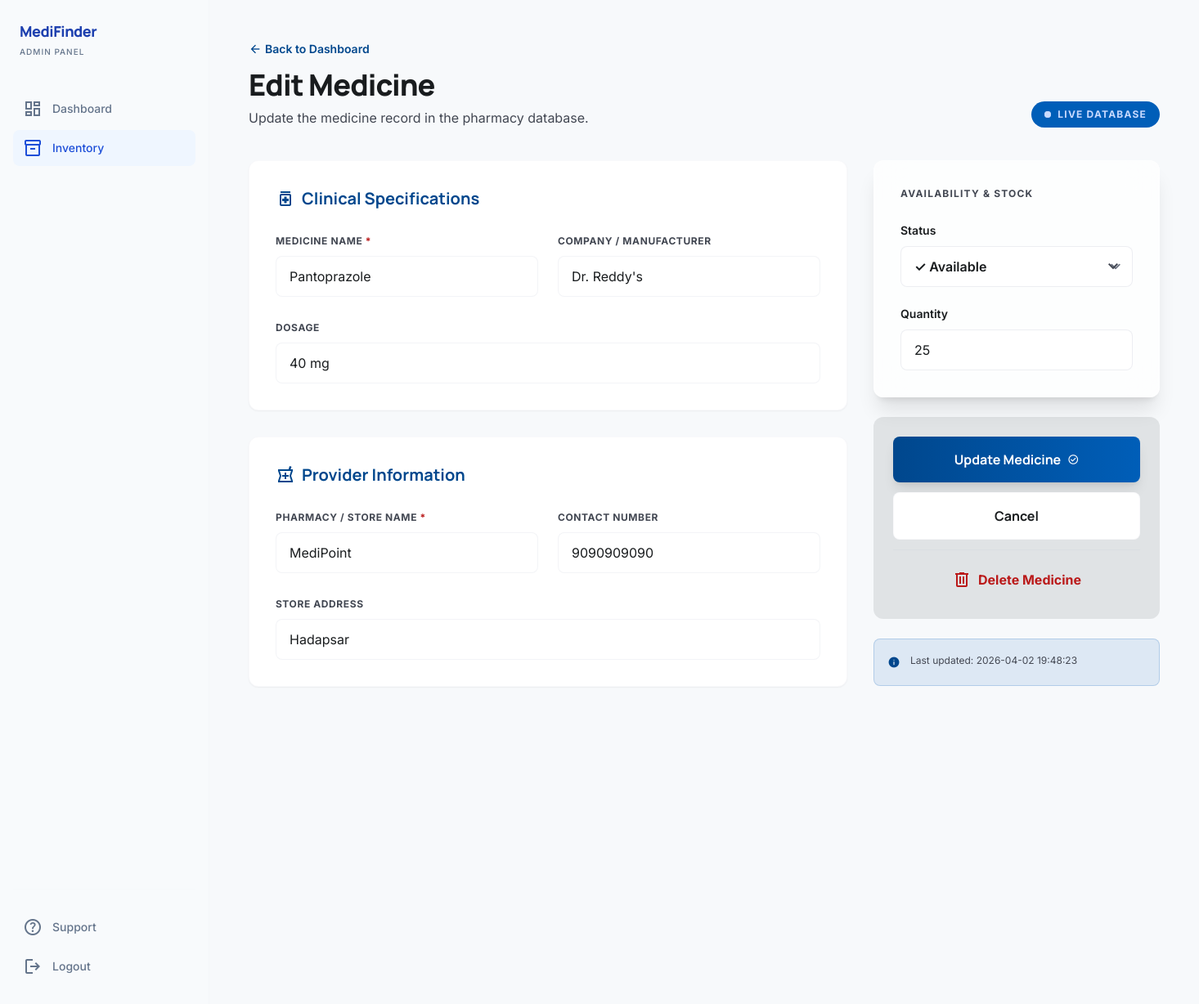
The app's page /admin/edit/4 (signed in) with its own data.
### tables this page shows
CREATE TABLE medicines (
        id INTEGER PRIMARY KEY AUTOINCREMENT,
        medicine_name TEXT NOT NULL,
        company_name TEXT,
        dosage TEXT,
        store_name TEXT NOT NULL,
        contact TEXT,
        address TEXT,
        stock_status TEXT NOT NULL,
        quantity INTEGER DEFAULT 0,
        updated_at TEXT NOT NULL
    );

### app.py (the view, shortened to what this page needs)
@app.route("/admin/edit/<int:medicine_id>", methods=["GET", "POST"])
@admin_required
def edit_medicine(medicine_id):
    conn = get_db_connection()
    medicine = conn.execute("SELECT * FROM medicines WHERE id = ?", (medicine_id,)).fetchone()
    if not medicine:
        conn.close()
        flash("Medicine not found.", "danger")
        return redirect(url_for("admin_dashboard"))
    conn.close()
    return render_template("edit_medicine.html", medicine=medicine)

### app.py (called while the page is built)
def get_db_connection():
    conn = sqlite3.connect(DB_PATH)
    conn.row_factory = sqlite3.Row
    return conn

@app.before_request
def ensure_db():
    if not os.path.exists(DB_PATH):
        init_db()

def admin_required(view_func):
    from functools import wraps
    @wraps(view_func)
    def wrapper(*args, **kwargs):
        if session.get("role") != "admin":
            flash("Please login as admin first.", "warning")
            return redirect(url_for("admin_login"))
        return view_func(*args, **kwargs)
    return wrapper

### templates/edit_medicine.html (shortened to what this page needs)
<!DOCTYPE html>
<html class="light" lang="en"><head>
<script src="https://cdn.tailwindcss.com?plugins=forms,container-queries"></script>
<script id="tailwind-config">
  tailwind.config = {
    darkMode: "class",
    theme: {
      extend: {
        colors: {
          "on-tertiary-container": "#ffcfb9", "primary": "#00478d",
          "surface-container-high": "#e6e8ea", "surface-container-highest": "#e0e3e5",
          "inverse-on-surface": "#eff1f3", "on-secondary": "#ffffff",
          "surface-bright": "#f7f9fb", "surface-container-low": "#f2f4f6",
          "secondary-fixed": "#d0e4ff", "on-background": "#191c1e",
          "outline": "#727783", "surface-container-lowest": "#ffffff",
          "surface-dim": "#d8dadc", "surface-variant": "#e0e3e5",
          "tertiary-fixed-dim": "#ffb691", "tertiary-container": "#9f4300",
          "on-primary-fixed": "#001b3d", "primary-fixed": "#d6e3ff",
          "secondary-fixed-dim": "#a5caf4", "on-secondary-container": "#355b7f",
          "background": "#f7f9fb", "on-tertiary": "#ffffff", "on-error": "#ffffff",
          "on-primary": "#ffffff", "primary-container": "#005eb8",
          "secondary": "#3c6186", "on-surface-variant": "#424752",
          "inverse-surface": "#2d3133", "surface-tint": "#005db6",
          "inverse-primary": "#a9c7ff", "on-primary-fixed-variant": "#00468c",
          "on-surface": "#191c1e", "secondary-container": "#add2fd",
          "outline-variant": "#c2c6d4", "on-error-container": "#93000a",
          "surface": "#f7f9fb", "primary-fixed-dim": "#a9c7ff",
          "surface-container": "#eceef0", "tertiary": "#793100",
          "error-container": "#ffdad6", "on-primary-container": "#c8daff",
          "error": "#ba1a1a", "on-secondary-fixed": "#001d34"
        },
        fontFamily: {"headline": ["Manrope"], "body": ["Inter"], "label": ["Inter"]},
        borderRadius: {"DEFAULT": "0.25rem", "lg": "0.5rem", "xl": "0.75rem", "full": "9999px"},
      },
    },
  }
</script>
</head>
<body class="bg-surface font-body text-on-surface antialiased">
<div class="flex min-h-screen">
<aside class="bg-slate-50 h-screen w-64 border-r border-slate-200/20 fixed left-0 top-0 z-40">
  <div class="flex flex-col h-full py-6 px-4">
    <div class="mb-10 px-2">
      <a href="{{ url_for('admin_dashboard') }}" class="text-lg font-black text-blue-800 font-headline tracking-tight">MediFinder</a>
      <p class="text-[10px] text-slate-500 font-medium tracking-widest uppercase mt-1">Admin Panel</p>
    </div>
    <nav class="space-y-1 flex-1">
      <a class="text-slate-500 hover:text-blue-600 hover:bg-blue-50/50 flex items-center gap-3 px-3 py-2.5 transition-all rounded-lg" href="{{ url_for('admin_dashboard') }}">
        <span class="material-symbols-outlined">dashboard</span>
        <span class="text-sm font-medium">Dashboard</span>
      </a>
      <a class="bg-blue-50 text-blue-700 rounded-lg flex items-center gap-3 px-3 py-2.5" href="{{ url_for('add_medicine') }}">
        <span class="material-symbols-outlined">inventory_2</span>
        <span class="text-sm font-medium">Inventory</span>
      </a>
    </nav>
    <div class="mt-auto pt-6 border-t border-slate-200/10">
      <a class="text-slate-500 hover:text-blue-600 flex items-center gap-3 px-3 py-2.5 rounded-lg" href="{{ url_for('help_page') }}">
        <span class="material-symbols-outlined">help</span>
        <span class="text-sm font-medium">Support</span>
      </a>
      <a class="text-slate-500 hover:text-red-600 flex items-center gap-3 px-3 py-2.5 rounded-lg mt-1" href="{{ url_for('admin_logout') }}">
        <span class="material-symbols-outlined">logout</span>
        <span class="text-sm font-medium">Logout</span>
      </a>
    </div>
  </div>
</aside>
<main class="ml-64 flex-1 p-8 lg:p-12 max-w-7xl mx-auto w-full">
  <header class="mb-10 flex justify-between items-end">
    <div>
      <a href="{{ url_for('admin_dashboard') }}" class="text-sm text-primary font-semibold hover:underline flex items-center gap-1 mb-3">
        <span class="material-symbols-outlined text-base">arrow_back</span> Back to Dashboard
      </a>
      <h1 class="text-4xl font-extrabold font-headline tracking-tight text-on-surface mb-2">Edit Medicine</h1>
      <p class="text-on-surface-variant">Update the medicine record in the pharmacy database.</p>
    </div>
    <span class="inline-flex items-center gap-2 px-4 py-2 rounded-full bg-primary-container text-on-primary-container text-xs font-bold tracking-widest uppercase">
      <span class="relative flex h-2 w-2">
        <span class="relative inline-flex rounded-full h-2 w-2 bg-on-primary-container"></span>
      </span>
      Live Database
    </span>
  </header>
  <form method="POST" action="{{ url_for('edit_medicine', medicine_id=medicine['id']) }}">
    <div class="grid grid-cols-1 md:grid-cols-12 gap-8 items-start">
      <div class="md:col-span-8 space-y-8">
        <section class="bg-surface-container-lowest rounded-xl p-8 border border-outline-variant/10 shadow-sm hover:shadow-md transition-all">
          <h2 class="font-headline font-bold text-xl text-primary mb-6 flex items-center gap-2">
            <span class="material-symbols-outlined">medication</span> Clinical Specifications
          </h2>
          <div class="grid grid-cols-1 md:grid-cols-2 gap-6">
            <div class="space-y-2">
              <label class="text-xs font-bold text-on-surface-variant uppercase tracking-wider">Medicine Name <span class="text-error">*</span></label>
              <input class="w-full bg-surface-container-lowest border border-outline-variant/20 rounded-lg px-4 py-3 text-on-surface focus:ring-primary focus:border-primary transition-all"
                name="medicine_name" type="text" value="{{ medicine['medicine_name'] }}" required/>
            </div>
            <div class="space-y-2">
              <label class="text-xs font-bold text-on-surface-variant uppercase tracking-wider">Company / Manufacturer</label>
              <input class="w-full bg-surface-container-lowest border border-outline-variant/20 rounded-lg px-4 py-3 text-on-surface focus:ring-primary focus:border-primary transition-all"
                name="company_name" type="text" value="{{ medicine['company_name'] or '' }}"/>
            </div>
            <div class="space-y-2 md:col-span-2">
              <label class="text-xs font-bold text-on-surface-variant uppercase tracking-wider">Dosage</label>
              <input class="w-full bg-surface-container-lowest border border-outline-variant/20 rounded-lg px-4 py-3 text-on-surface focus:ring-primary focus:border-primary transition-all"
                name="dosage" type="text" value="{{ medicine['dosage'] or '' }}" placeholder="e.g. 500mg Tablet"/>
            </div>
          </div>
        </section>
        <section class="bg-surface-container-lowest rounded-xl p-8 border border-outline-variant/10 shadow-sm hover:shadow-md transition-all">
          <h2 class="font-headline font-bold text-xl text-primary mb-6 flex items-center gap-2">
            <span class="material-symbols-outlined">local_pharmacy</span> Provider Information
          </h2>
          <div class="grid grid-cols-1 md:grid-cols-2 gap-6">
            <div class="space-y-2">
              <label class="text-xs font-bold text-on-surface-variant uppercase tracking-wider">Pharmacy / Store Name <span class="text-error">*</span></label>
              <input class="w-full bg-surface-container-lowest border border-outline-variant/20 rounded-lg px-4 py-3 text-on-surface focus:ring-primary focus:border-primary transition-all"
                name="store_name" type="text" value="{{ medicine['store_name'] }}" required/>
            </div>
            <div class="space-y-2">
              <label class="text-xs font-bold text-on-surface-variant uppercase tracking-wider">Contact Number</label>
              <input class="w-full bg-surface-container-lowest border border-outline-variant/20 rounded-lg px-4 py-3 text-on-surface focus:ring-primary focus:border-primary transition-all"
                name="contact" type="tel" value="{{ medicine['contact'] or '' }}" placeholder="e.g. 9876543210"/>
            </div>
            <div class="space-y-2 md:col-span-2">
              <label class="text-xs font-bold text-on-surface-variant uppercase tracking-wider">Store Address</label>
              <input class="w-full bg-surface-container-lowest border border-outline-variant/20 rounded-lg px-4 py-3 text-on-surface focus:ring-primary focus:border-primary transition-all"
                name="address" type="text" value="{{ medicine['address'] or '' }}" placeholder="e.g. 12 Main St, Pune"/>
            </div>
          </div>
        </section>
      </div>
      <div class="md:col-span-4 sticky top-12 space-y-6">
        <div class="glass-panel border border-white/40 rounded-xl p-8 shadow-xl">
          <h3 class="text-xs font-bold text-on-surface-variant uppercase tracking-widest mb-6">Availability & Stock</h3>
          <div class="space-y-5">
            <div class="space-y-2">
              <label class="text-sm font-semibold text-on-surface">Status</label>
              <div class="relative">
                <select class="w-full appearance-none bg-white border border-outline-variant/30 rounded-lg px-4 py-3 pr-10 text-on-surface font-semibold focus:ring-primary focus:border-primary transition-all" name="stock_status">
                  <option value="Available" {% if medicine['stock_status'] == 'Available' %}selected{% endif %}>✓ Available</option>
                </select>
              </div>
            </div>
            <div class="space-y-2">
              <label class="text-sm font-semibold text-on-surface">Quantity</label>
              <input class="w-full bg-white border border-outline-variant/30 rounded-lg px-4 py-3 text-on-surface focus:ring-primary focus:border-primary transition-all"
                name="quantity" type="number" min="0" value="{{ medicine['quantity'] }}"/>
            </div>
          </div>
        </div>
        <div class="bg-surface-container-highest rounded-xl p-6 space-y-3">
          <button type="submit" class="w-full py-4 px-6 bg-gradient-to-r from-primary to-primary-container text-on-primary font-headline font-bold rounded-lg shadow-lg hover:opacity-90 active:scale-[0.98] transition-all flex items-center justify-center gap-2">
            Update Medicine
            <span class="material-symbols-outlined text-sm">check_circle</span>
          </button>
          <a href="{{ url_for('admin_dashboard') }}" class="w-full py-4 px-6 bg-white text-on-surface font-headline font-bold rounded-lg border border-outline-variant/10 hover:bg-surface-bright active:scale-[0.98] transition-all text-center block">
            Cancel
          </a>
          <div class="pt-3 border-t border-outline-variant/20">
            <a href="{{ url_for('delete_medicine', medicine_id=medicine['id']) }}"
               onclick="return confirm('Are you sure you want to delete {{ medicine['medicine_name'] }}? This cannot be undone.')"
               class="w-full py-3 px-6 text-error font-bold rounded-lg hover:bg-error-container/30 transition-all flex items-center justify-center gap-2 group">
              <span class="material-symbols-outlined text-error transition-transform group-hover:rotate-12">delete</span>
              Delete Medicine
            </a>
          </div>
        </div>
        <div class="p-4 rounded-lg bg-primary-container/10 border border-primary-container/20">
          <div class="flex gap-3">
            <span class="material-symbols-outlined text-primary text-base" style="font-variation-settings:'FILL' 1">info</span>
            <p class="text-xs text-on-surface-variant leading-relaxed">Last updated: {{ medicine['updated_at'] }}</p>
          </div>
        </div>
      </div>
    </div>
  </form>
</main>
</div>
</body></html>

### templates/edit_medicine.html (style rules this page uses)
.material-symbols-outlined { font-variation-settings: 'FILL' 0, 'wght' 400, 'GRAD' 0, 'opsz' 24; }
.glass-panel { background: rgba(255,255,255,0.75); backdrop-filter: blur(20px); -webkit-backdrop-filter: blur(20px); }

### records on screen
medicines: medicine_name "Pantoprazole", company_name "Dr. Reddy's", dosage "40 mg", store_name "MediPoint", contact "9090909090", address "Hadapsar", stock_status "✓ Available", quantity "25", updated_at "2026-04-02 19:48:23"
